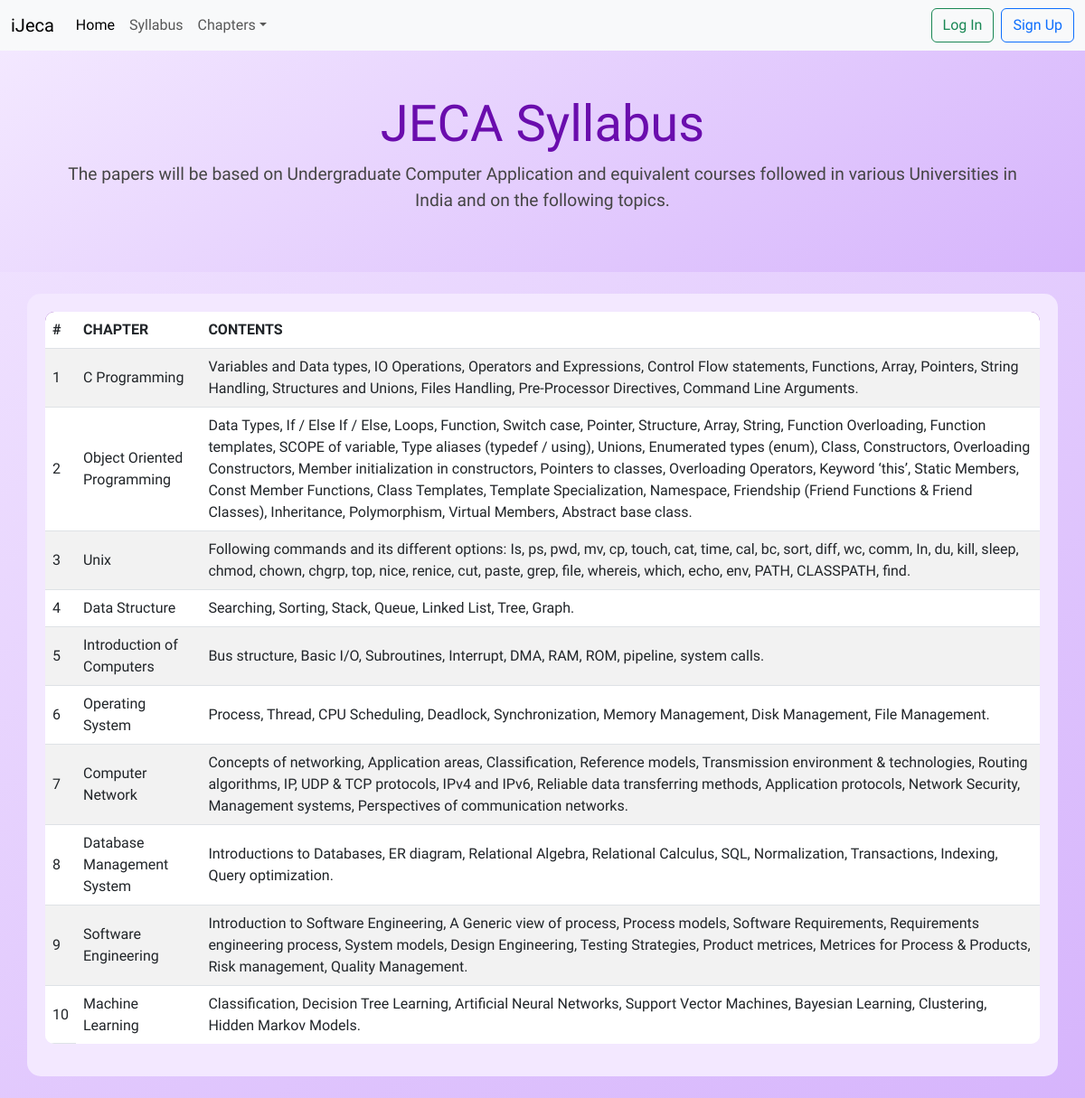
Page /syllabus.php on the committed database.
### tables this page shows
CREATE TABLE `chapters` (
  `ID` int(11) NOT NULL,
  `name` varchar(255) NOT NULL,
  `photo` varchar(255) NOT NULL,
  `syllabus` text NOT NULL
);

### syllabus.php (the view)
<?php
  include 'header.php';
  $sql="SELECT * FROM chapters";
  $result = mysqli_query($con,$sql);
?>
<div class="jumbotron jumbotron-fluid jumbotron-custom" style="background: linear-gradient(145deg, #f3e8ff, #d6b4fc); color: #4b0082;">
  <div class="container text-center">
    <h1 class="display-4 font-weight-bold" style="color: #6a0dad;">JECA Syllabus</h1>
    <p class="lead">The papers will be based on Undergraduate Computer Application and equivalent courses followed in various Universities in India and on the following topics.</p>
  </div>
</div>
<div class="container my-4" style="background: #f3e8ff; border-radius: 15px; padding: 20px;">
  <table class="table table-striped table-hover" style="background: white; border-radius: 10px; overflow: hidden;">
    <thead class="text-white" style="background: #6a0dad;">
      <tr>
        <th>#</th>
        <th>Chapter</th>
        <th>Contents</th>
      </tr>
    </thead>
    <tbody>
      <?php while($row = mysqli_fetch_assoc($result)){ ?>
      <tr>
        <th scope="row"><?php echo $row['ID'] ?></th>
        <td><?php echo $row['name'] ?></td>
        <td><?php echo $row['syllabus'] ?></td>
      </tr>
      <?php } ?>
    </tbody>
  </table>
</div>
<?php include 'footer.php'; ?>

### style.css (style rules this page uses)
body { font-family: "Bai Jamjuree", sans-serif; }
.jumbotron { background-color: #f9fafc; padding: 3rem; border-radius: 0; margin-bottom: 0; }
h1, h2, h3, h4, h5, h6 { font-weight: bold; }
.lead { font-size: 1.2rem; color: #444; }
.table th, .table td { vertical-align: middle; }
.table thead th { font-weight: 600; text-transform: uppercase; border-top: none; }
.table tbody th { font-weight: 500; border-top: none; }
.table tbody td { border-top: 1px solid #dee2e6; }
.table tbody tr:last-child td { border-bottom: none; }
.table-striped tbody tr:nth-of-type(odd) { background-color: #f9fafc; }

### rows in the picture
chapters: ID "1", name "C Programming", syllabus "Variables and Data types, IO Operations, Operators and Expressions, Control Flow statements, Functions, Array, Pointers, String Handling, Structures and Unions, Files Handling, Pre-Processor Directives, Command Line Arguments."
chapters: ID "2", name "Object Oriented Programming", syllabus "Data Types, If / Else If / Else, Loops, Function, Switch case, Pointer, Structure, Array, String, Function Overloading, Function templates, SCOPE of variable, Type aliases (typedef / using), Unions, Enumerated types (enum), Class, Constructors, Overloading Constructors, Member initialization in constructors, Pointers to classes, Overloading Operators, Keyword ‘this’, Static Members, Const Member Functions, Class Templates, Template Specialization, Namespace, Friendship (Friend Functions & Friend Classes), Inheritance, Polymorphism, Virtual Members, Abstract base class."
chapters: ID "3", name "Unix", syllabus "Following commands and its different options: Is, ps, pwd, mv, cp, touch, cat, time, cal, bc, sort, diff, wc, comm, In, du, kill, sleep, chmod, chown, chgrp, top, nice, renice, cut, paste, grep, file, whereis, which, echo, env, PATH, CLASSPATH, find."
chapters: ID "4", name "Data Structure", syllabus "Searching, Sorting, Stack, Queue, Linked List, Tree, Graph."
chapters: ID "5", name "Introduction of Computers", syllabus "Bus structure, Basic I/O, Subroutines, Interrupt, DMA, RAM, ROM, pipeline, system calls."
chapters: ID "6", name "Operating System", syllabus "Process, Thread, CPU Scheduling, Deadlock, Synchronization, Memory Management, Disk Management, File Management."
chapters: ID "7", name "Computer Network", syllabus "Concepts of networking, Application areas, Classification, Reference models, Transmission environment & technologies, Routing algorithms, IP, UDP & TCP protocols, IPv4 and IPv6, Reliable data transferring methods, Application protocols, Network Security, Management systems, Perspectives of communication networks."
chapters: ID "8", name "Database Management System", syllabus "Introductions to Databases, ER diagram, Relational Algebra, Relational Calculus, SQL, Normalization, Transactions, Indexing, Query optimization."
chapters: ID "9", name "Software Engineering", syllabus "Introduction to Software Engineering, A Generic view of process, Process models, Software Requirements, Requirements engineering process, System models, Design Engineering, Testing Strategies, Product metrices, Metrices for Process & Products, Risk management, Quality Management."
chapters: ID "10", name "Machine Learning", syllabus "Classification, Decision Tree Learning, Artificial Neural Networks, Support Vector Machines, Bayesian Learning, Clustering, Hidden Markov Models."
